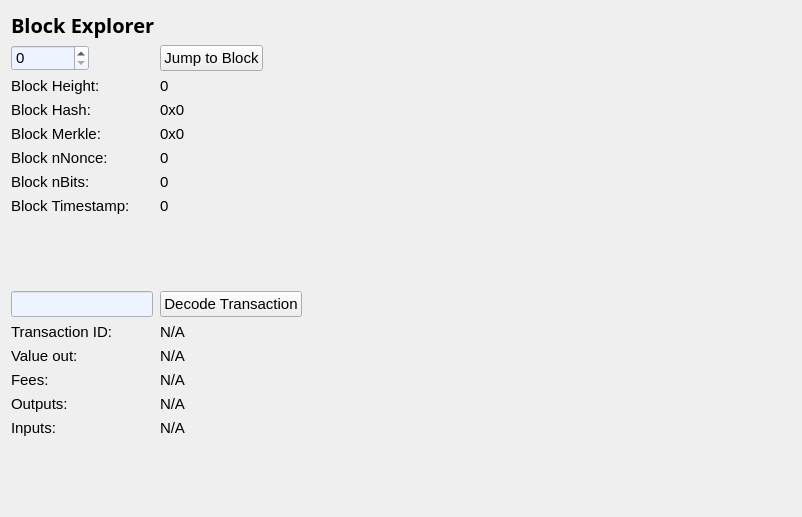
<?xml version="1.0" encoding="UTF-8"?>
<ui version="4.0">
 <class>BlockBrowser</class>
 <widget class="QWidget" name="BlockBrowser">
  <property name="windowModality">
   <enum>Qt::NonModal</enum>
  </property>
  <property name="enabled">
   <bool>true</bool>
  </property>
  <property name="geometry">
   <rect>
    <x>0</x>
    <y>0</y>
    <width>802</width>
    <height>517</height>
   </rect>
  </property>
  <property name="sizeIncrement">
   <size>
    <width>0</width>
    <height>0</height>
   </size>
  </property>
  <property name="font">
   <font>
    <family>Lucida Grande</family>
    <pointsize>11</pointsize>
   </font>
  </property>
  <property name="acceptDrops">
   <bool>false</bool>
  </property>
  <property name="windowTitle">
   <string>Block Explorer</string>
  </property>
  <property name="autoFillBackground">
   <bool>false</bool>
  </property>
  <property name="styleSheet">
   <string notr="true"/>
  </property>
  <layout class="QGridLayout" name="_2">
   <item row="0" column="0">
    <layout class="QHBoxLayout" name="horizontalLayout_4">
     <property name="spacing">
      <number>7</number>
     </property>
     <item>
      <widget class="QLabel" name="label_5">
       <property name="font">
        <font>
         <family>Open Sans,sans-serif</family>
        </font>
       </property>
       <property name="text">
        <string>&lt;html&gt;&lt;head/&gt;&lt;body&gt;&lt;p&gt;&lt;span style=&quot; font-size:20px; font-weight:600; color:#000000;&quot;&gt;Block Explorer&lt;/span&gt;&lt;/p&gt;&lt;/body&gt;&lt;/html&gt;</string>
       </property>
       <property name="indent">
        <number>0</number>
       </property>
      </widget>
     </item>
     <item>
      <spacer name="horizontalSpacer">
       <property name="orientation">
        <enum>Qt::Horizontal</enum>
       </property>
       <property name="sizeHint" stdset="0">
        <size>
         <width>40</width>
         <height>20</height>
        </size>
       </property>
      </spacer>
     </item>
    </layout>
   </item>
   <item row="2" column="0">
    <layout class="QFormLayout" name="formLayout">
     <property name="fieldGrowthPolicy">
      <enum>QFormLayout::ExpandingFieldsGrow</enum>
     </property>
     <property name="horizontalSpacing">
      <number>7</number>
     </property>
     <item row="0" column="0">
      <widget class="QSpinBox" name="heightBox">
       <property name="sizePolicy">
        <sizepolicy hsizetype="Preferred" vsizetype="Fixed">
         <horstretch>0</horstretch>
         <verstretch>0</verstretch>
        </sizepolicy>
       </property>
       <property name="styleSheet">
        <string notr="true">background-color:rgb(238, 244, 255);</string>
       </property>
       <property name="maximum">
        <number>99999999</number>
       </property>
      </widget>
     </item>
     <item row="0" column="1">
      <widget class="QPushButton" name="blockButton">
       <property name="text">
        <string>Jump to Block</string>
       </property>
      </widget>
     </item>
     <item row="1" column="0">
      <widget class="QLabel" name="heightLabel_2">
       <property name="text">
        <string>Block Height:</string>
       </property>
      </widget>
     </item>
     <item row="1" column="1">
      <widget class="QLabel" name="heightLabel">
       <property name="text">
        <string>0</string>
       </property>
       <property name="textInteractionFlags">
        <set>Qt::LinksAccessibleByMouse|Qt::TextSelectableByKeyboard|Qt::TextSelectableByMouse</set>
       </property>
      </widget>
     </item>
     <item row="2" column="0">
      <widget class="QLabel" name="hashLabel">
       <property name="text">
        <string>Block Hash:</string>
       </property>
      </widget>
     </item>
     <item row="2" column="1">
      <widget class="QLabel" name="hashBox">
       <property name="enabled">
        <bool>true</bool>
       </property>
       <property name="sizePolicy">
        <sizepolicy hsizetype="Expanding" vsizetype="Preferred">
         <horstretch>0</horstretch>
         <verstretch>0</verstretch>
        </sizepolicy>
       </property>
       <property name="text">
        <string>0x0</string>
       </property>
       <property name="textInteractionFlags">
        <set>Qt::LinksAccessibleByMouse|Qt::TextSelectableByKeyboard|Qt::TextSelectableByMouse</set>
       </property>
      </widget>
     </item>
     <item row="3" column="0">
      <widget class="QLabel" name="merkleLabel">
       <property name="text">
        <string>Block Merkle:</string>
       </property>
      </widget>
     </item>
     <item row="3" column="1">
      <widget class="QLabel" name="merkleBox">
       <property name="minimumSize">
        <size>
         <width>187</width>
         <height>0</height>
        </size>
       </property>
       <property name="text">
        <string>0x0</string>
       </property>
       <property name="textInteractionFlags">
        <set>Qt::LinksAccessibleByMouse|Qt::TextSelectableByKeyboard|Qt::TextSelectableByMouse</set>
       </property>
      </widget>
     </item>
     <item row="4" column="0">
      <widget class="QLabel" name="nonceLabel">
       <property name="text">
        <string>Block nNonce:</string>
       </property>
      </widget>
     </item>
     <item row="4" column="1">
      <widget class="QLabel" name="nonceBox">
       <property name="sizePolicy">
        <sizepolicy hsizetype="Expanding" vsizetype="Preferred">
         <horstretch>0</horstretch>
         <verstretch>0</verstretch>
        </sizepolicy>
       </property>
       <property name="text">
        <string>0</string>
       </property>
       <property name="textInteractionFlags">
        <set>Qt::LinksAccessibleByMouse|Qt::TextSelectableByKeyboard|Qt::TextSelectableByMouse</set>
       </property>
      </widget>
     </item>
     <item row="5" column="0">
      <widget class="QLabel" name="bitsLabel">
       <property name="text">
        <string>Block nBits:</string>
       </property>
      </widget>
     </item>
     <item row="5" column="1">
      <widget class="QLabel" name="bitsBox">
       <property name="sizePolicy">
        <sizepolicy hsizetype="Expanding" vsizetype="Preferred">
         <horstretch>0</horstretch>
         <verstretch>0</verstretch>
        </sizepolicy>
       </property>
       <property name="text">
        <string>0</string>
       </property>
       <property name="textInteractionFlags">
        <set>Qt::LinksAccessibleByMouse|Qt::TextSelectableByKeyboard|Qt::TextSelectableByMouse</set>
       </property>
      </widget>
     </item>
     <item row="6" column="0">
      <widget class="QLabel" name="timeLabel">
       <property name="text">
        <string>Block Timestamp:</string>
       </property>
      </widget>
     </item>
     <item row="6" column="1">
      <widget class="QLabel" name="timeBox">
       <property name="text">
        <string>0</string>
       </property>
       <property name="textInteractionFlags">
        <set>Qt::LinksAccessibleByMouse|Qt::TextSelectableByKeyboard|Qt::TextSelectableByMouse</set>
       </property>
      </widget>
     </item>
     <item row="7" column="0">
      <spacer name="verticalSpacer_2">
       <property name="orientation">
        <enum>Qt::Vertical</enum>
       </property>
       <property name="sizeHint" stdset="0">
        <size>
         <width>20</width>
         <height>40</height>
        </size>
       </property>
      </spacer>
     </item>
     <item row="8" column="0">
      <widget class="QLineEdit" name="txBox">
       <property name="sizePolicy">
        <sizepolicy hsizetype="Expanding" vsizetype="Fixed">
         <horstretch>0</horstretch>
         <verstretch>0</verstretch>
        </sizepolicy>
       </property>
       <property name="styleSheet">
        <string notr="true">background-color:rgb(238, 244, 255);</string>
       </property>
       <property name="inputMask">
        <string comment="Transaction id" extracomment="Transaction id"/>
       </property>
       <property name="text">
        <string/>
       </property>
       <property name="placeholderText">
        <string comment="Transaction ID" extracomment="Transaction ID"/>
       </property>
      </widget>
     </item>
     <item row="8" column="1">
      <widget class="QPushButton" name="txButton">
       <property name="text">
        <string>Decode Transaction</string>
       </property>
      </widget>
     </item>
     <item row="9" column="0">
      <widget class="QLabel" name="txLabel">
       <property name="text">
        <string>Transaction ID:</string>
       </property>
      </widget>
     </item>
     <item row="9" column="1">
      <widget class="QLabel" name="txID">
       <property name="sizePolicy">
        <sizepolicy hsizetype="Expanding" vsizetype="Preferred">
         <horstretch>0</horstretch>
         <verstretch>0</verstretch>
        </sizepolicy>
       </property>
       <property name="minimumSize">
        <size>
         <width>540</width>
         <height>0</height>
        </size>
       </property>
       <property name="text">
        <string>N/A</string>
       </property>
       <property name="textInteractionFlags">
        <set>Qt::LinksAccessibleByMouse|Qt::TextSelectableByKeyboard|Qt::TextSelectableByMouse</set>
       </property>
      </widget>
     </item>
     <item row="10" column="0">
      <widget class="QLabel" name="valueLabel">
       <property name="maximumSize">
        <size>
         <width>180</width>
         <height>16777215</height>
        </size>
       </property>
       <property name="text">
        <string>Value out:</string>
       </property>
      </widget>
     </item>
     <item row="10" column="1">
      <widget class="QLabel" name="valueBox">
       <property name="sizePolicy">
        <sizepolicy hsizetype="Expanding" vsizetype="Preferred">
         <horstretch>0</horstretch>
         <verstretch>0</verstretch>
        </sizepolicy>
       </property>
       <property name="text">
        <string>N/A</string>
       </property>
       <property name="textInteractionFlags">
        <set>Qt::LinksAccessibleByMouse|Qt::TextSelectableByKeyboard|Qt::TextSelectableByMouse</set>
       </property>
      </widget>
     </item>
     <item row="11" column="0">
      <widget class="QLabel" name="feesLabel">
       <property name="text">
        <string>Fees:</string>
       </property>
      </widget>
     </item>
     <item row="11" column="1">
      <widget class="QLabel" name="feesBox">
       <property name="sizePolicy">
        <sizepolicy hsizetype="Expanding" vsizetype="Preferred">
         <horstretch>0</horstretch>
         <verstretch>0</verstretch>
        </sizepolicy>
       </property>
       <property name="text">
        <string>N/A</string>
       </property>
       <property name="textInteractionFlags">
        <set>Qt::LinksAccessibleByMouse|Qt::TextSelectableByKeyboard|Qt::TextSelectableByMouse</set>
       </property>
      </widget>
     </item>
     <item row="12" column="0">
      <widget class="QLabel" name="outputLabel">
       <property name="text">
        <string>Outputs:</string>
       </property>
       <property name="alignment">
        <set>Qt::AlignLeading|Qt::AlignLeft|Qt::AlignTop</set>
       </property>
      </widget>
     </item>
     <item row="12" column="1">
      <widget class="QLabel" name="outputBox">
       <property name="sizePolicy">
        <sizepolicy hsizetype="Expanding" vsizetype="Preferred">
         <horstretch>0</horstretch>
         <verstretch>0</verstretch>
        </sizepolicy>
       </property>
       <property name="text">
        <string>N/A</string>
       </property>
       <property name="alignment">
        <set>Qt::AlignLeading|Qt::AlignLeft|Qt::AlignTop</set>
       </property>
       <property name="textInteractionFlags">
        <set>Qt::LinksAccessibleByMouse|Qt::TextSelectableByKeyboard|Qt::TextSelectableByMouse</set>
       </property>
      </widget>
     </item>
     <item row="13" column="0">
      <widget class="QLabel" name="inputLabel">
       <property name="text">
        <string>Inputs:</string>
       </property>
       <property name="alignment">
        <set>Qt::AlignLeading|Qt::AlignLeft|Qt::AlignTop</set>
       </property>
      </widget>
     </item>
     <item row="13" column="1">
      <widget class="QLabel" name="inputBox">
       <property name="sizePolicy">
        <sizepolicy hsizetype="Expanding" vsizetype="Preferred">
         <horstretch>0</horstretch>
         <verstretch>0</verstretch>
        </sizepolicy>
       </property>
       <property name="text">
        <string>N/A</string>
       </property>
       <property name="alignment">
        <set>Qt::AlignLeading|Qt::AlignLeft|Qt::AlignTop</set>
       </property>
       <property name="textInteractionFlags">
        <set>Qt::LinksAccessibleByMouse|Qt::TextSelectableByKeyboard|Qt::TextSelectableByMouse</set>
       </property>
      </widget>
     </item>
     <item row="15" column="0">
      <spacer name="verticalSpacer">
       <property name="orientation">
        <enum>Qt::Vertical</enum>
       </property>
       <property name="sizeHint" stdset="0">
        <size>
         <width>20</width>
         <height>40</height>
        </size>
       </property>
      </spacer>
     </item>
    </layout>
   </item>
  </layout>
 </widget>
 <resources/>
 <connections/>
</ui>
